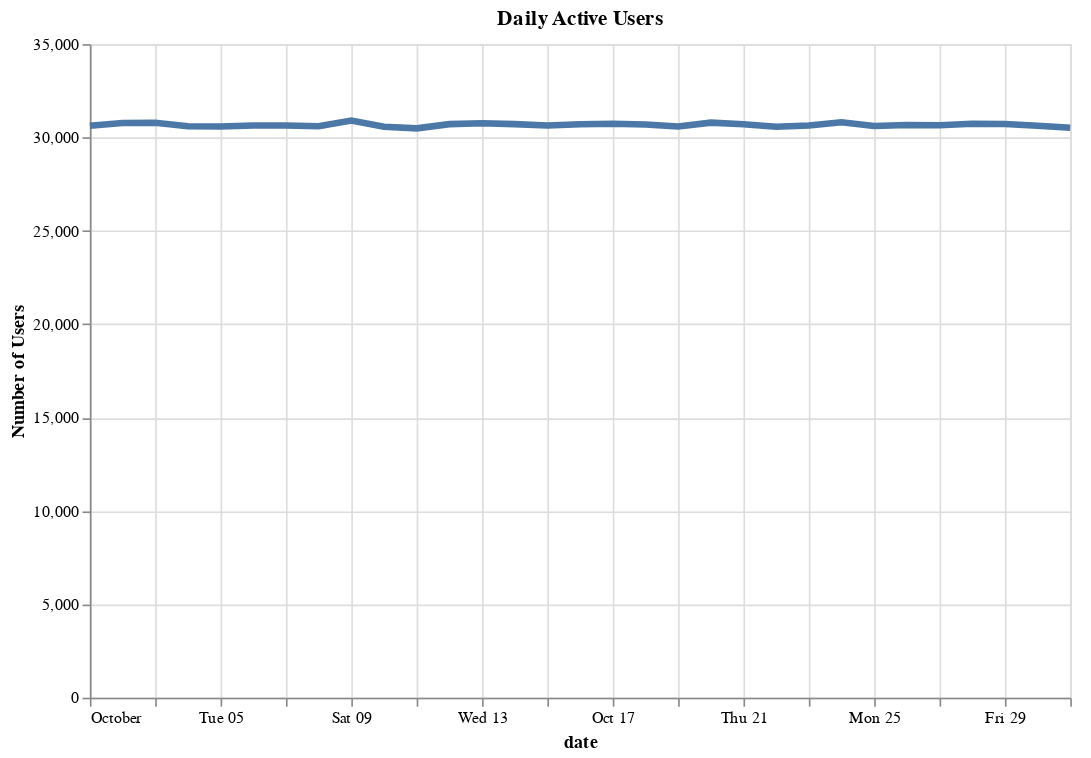

Notebook cell for this chart:
### Markdown cell above
## We have 31 Day's Data and the Mean Daily Active Users (DAU) is 30,673 with a Stanard Deviation of 91

### Code cell
alt.Chart(activity).mark_line(size=4).encode(
    alt.X('dt:T', axis=alt.Axis(title = 'date')),
    alt.Y('number_of_active_users:Q', axis=alt.Axis(title = 'Number of Users'))
).properties(
    width=600,
    height=400,
    title='Daily Active Users'
)

### Figure 1 — Vega-Lite specification as saved in the notebook (floating-point values rounded to 4 significant figures)
{"config": {"view": {"continuousWidth": 300, "continuousHeight": 300}}, "data": {"name": "data-1d91711da7ddfe71893cad68a246b0b6"}, "mark": {"type": "line", "size": 4}, "encoding": {"x": {"axis": {"title": "date"}, "field": "dt", "type": "temporal"}, "y": {"axis": {"title": "Number of Users"}, "field": "number_of_active_users", "type": "quantitative"}}, "height": 400, "title": "Daily Active Users", "width": 600, "$schema": "https://vega.github.io/schema/vega-lite/v5.20.1.json", "datasets": {"data-1d91711da7ddfe71893cad68a246b0b6": [{"dt": "2021-10-01", "number_of_active_users": 30634}, {"dt": "2021-10-02", "number_of_active_users": 30775}, {"dt": "2021-10-03", "number_of_active_users": 30785}, {"dt": "2021-10-04", "number_of_active_users": 30599}, {"dt": "2021-10-05", "number_of_active_users": 30588}, {"dt": "2021-10-06", "number_of_active_users": 30639}, {"dt": "2021-10-07", "number_of_active_users": 30637}, {"dt": "2021-10-08", "number_of_active_users": 30600}, {"dt": "2021-10-09", "number_of_active_users": 30902}, {"dt": "2021-10-10", "number_of_active_users": 30581}, {"dt": "2021-10-11", "number_of_active_users": 30489}, {"dt": "2021-10-12", "number_of_active_users": 30715}, {"dt": "2021-10-13", "number_of_active_users": 30761}, {"dt": "2021-10-14", "number_of_active_users": 30716}, {"dt": "2021-10-15", "number_of_active_users": 30637}, {"dt": "2021-10-16", "number_of_active_users": 30708}, {"dt": "2021-10-17", "number_of_active_users": 30741}, {"dt": "2021-10-18", "number_of_active_users": 30694}, {"dt": "2021-10-19", "number_of_active_users": 30587}, {"dt": "2021-10-20", "number_of_active_users": 30795}, {"dt": "2021-10-21", "number_of_active_users": 30705}, {"dt": "2021-10-22", "number_of_active_users": 30573}, {"dt": "2021-10-23", "number_of_active_users": 30645}, {"dt": "2021-10-24", "number_of_active_users": 30815}, {"dt": "2021-10-25", "number_of_active_users": 30616}, {"dt": "2021-10-26", "number_of_active_users": 30673}, {"dt": "2021-10-27", "number_of_active_users": 30661}, {"dt": "2021-10-28", "number_of_active_users": 30734}, {"dt": "2021-10-29", "number_of_active_users": 30723}, {"dt": "2021-10-30", "number_of_active_users": 30628}, {"dt": "2021-10-31", "number_of_active_users": 30519}]}}
